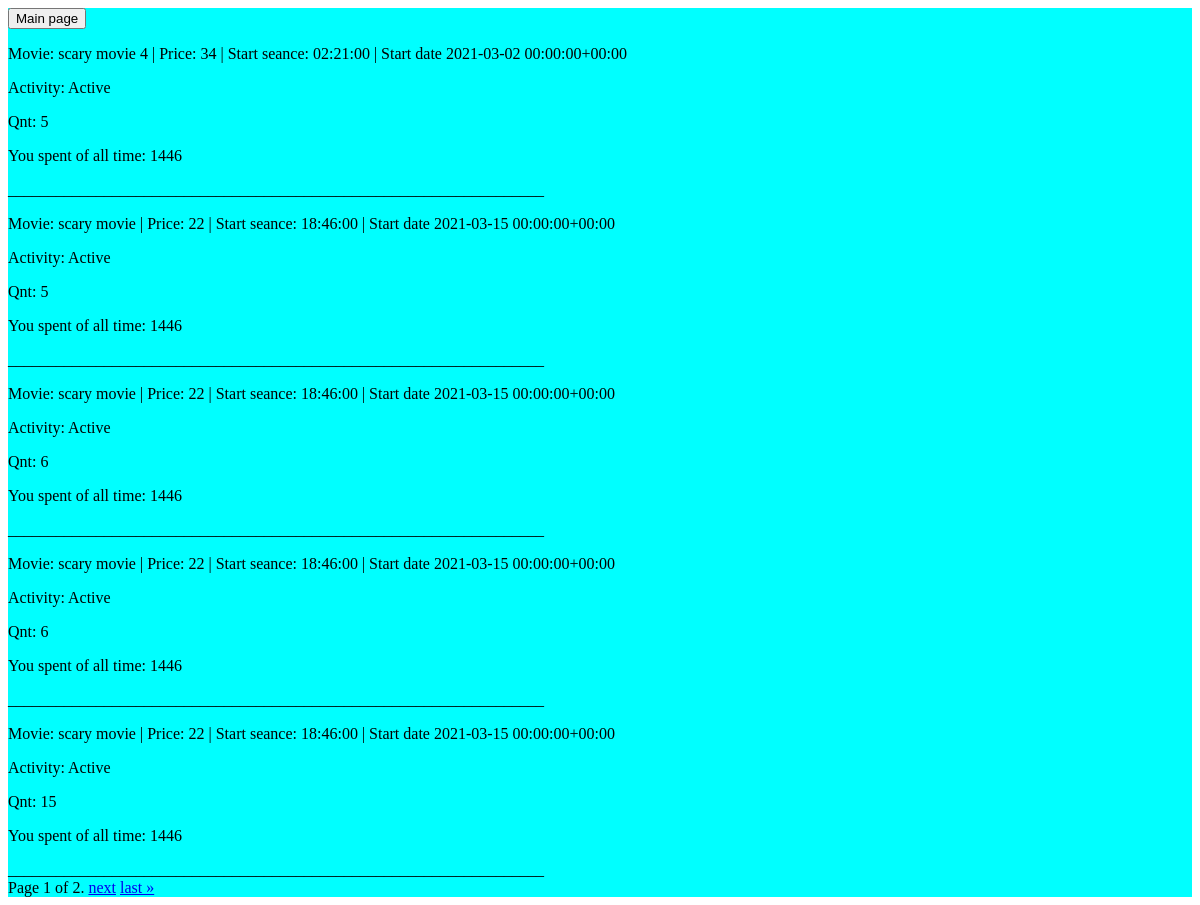
/purchases/ (signed in), run on an earlier commit of the app's database.
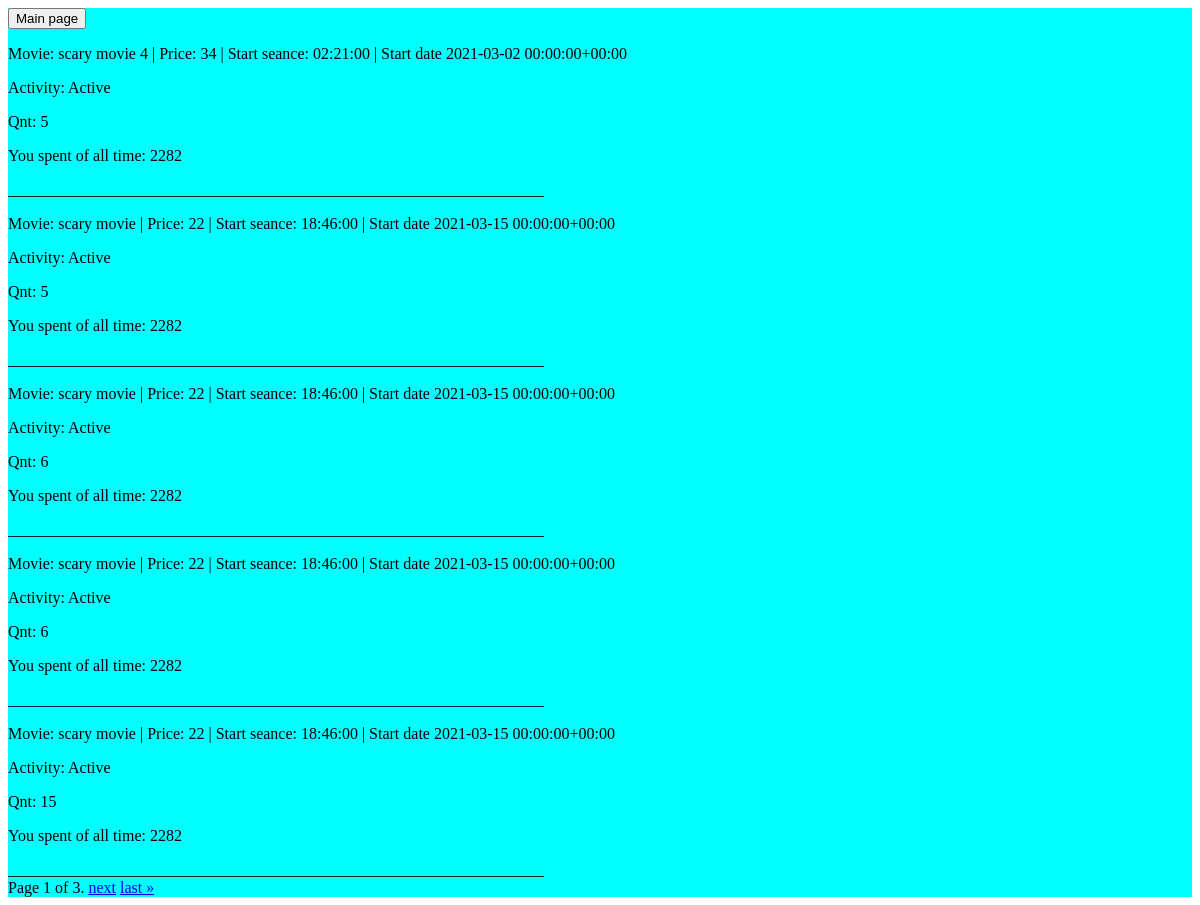
And on a later commit of the database.
### cinema_app/models.py (models this page shows, shortened)
class Buying(models.Model):
    user = models.ForeignKey(CustomUser, on_delete=models.CASCADE, related_name='purchases_user')
    movie = models.ForeignKey(MovieSeance, on_delete=models.CASCADE, related_name='purchases_movie')
    qnt = models.PositiveSmallIntegerField(default=1)

class MovieSeance(models.Model):
    movie_title = models.CharField(max_length=255)
    show_hall = models.ForeignKey(CinemaHall, on_delete=models.CASCADE, related_name='movies')
    start_time_seance = models.TimeField(blank=True, null=True)
    end_time_seance = models.TimeField(blank=True, null=True)
    show_start_date = models.DateTimeField(blank=True, null=True)
    show_end_date = models.DateTimeField(blank=True, null=True)
    free_seats = models.PositiveSmallIntegerField(default=0)
    price = models.SmallIntegerField(default=0)
    is_active = models.BooleanField(default=True)
    class Meta:
        ordering = ['is_active', 'show_start_date', 'start_time_seance']
    def __str__(self):
        return f'Movie: {self.movie_title} | Price: {self.price} ' \
               f'| Start seance: {self.start_time_seance} | Start date {self.show_start_date}'

class CustomUser(AbstractUser):
    spent = models.PositiveIntegerField(default=0)

### cinema_app/views.py (the view)
# urls.py: path('purchases/', BuyingListView.as_view(), name='purchases'),
class BuyingListView(ListView):
    model = Buying
    template_name = 'user_buying.html'
    paginate_by = 5
    def get_queryset(self):
        return super().get_queryset().filter(user=self.request.user)

### templates/user_buying.html (shortened to what this page needs)
{% extends 'base.html' %}
{% block content %}
        {% for purch in object_list %}
            <p>{{ purch.movie }}</p>
            <p>{% if purch.movie.is_active %}
                    Activity: Active
                {% else %}
                    Activity: Not active
                {% endif %}</p>
            <p>Qnt: {{ purch.qnt }}</p>
            <p>You spent of all time: {{ purch.user.spent }}</p>
            ___________________________________________________________________
        {% endfor %}
    <div class="pagination">
    <span class="step-links">
        <span class="current">
            Page {{ page_obj.number }} of {{ page_obj.paginator.num_pages }}.
        </span>
        {% if page_obj.has_next %}
            <a href="?page={{ page_obj.next_page_number }}">next</a>
            <a href="?page={{ page_obj.paginator.num_pages }}">last &raquo;</a>
        {% endif %}
    </span>
</div>
{% endblock %}

### templates/base.html (shortened to what this page needs)
<!DOCTYPE html>
<html lang="en">
<head>
</head>
<body>
<div style="background-color: aqua">
    <form method="get" action="{% url 'main_page' %}">
        <input type="submit" value="Main page">
    </form>
    {% block content %}
    {% endblock %}
</div>
</body>
</html>

What changed in the data, as far as the page shows it:
changed through a linked row, Buying (number 1 of 5 on the later page): user.spent "1446" → "2282"
changed through a linked row, Buying (number 2 of 5 on the later page): user.spent "1446" → "2282"
changed through a linked row, Buying (number 3 of 5 on the later page): user.spent "1446" → "2282"
changed through a linked row, Buying (number 4 of 5 on the later page): user.spent "1446" → "2282"
changed through a linked row, Buying (number 5 of 5 on the later page): user.spent "1446" → "2282"
Also different on the page:
{{ page_obj.paginator.num_pages }}: "2" → "3"
